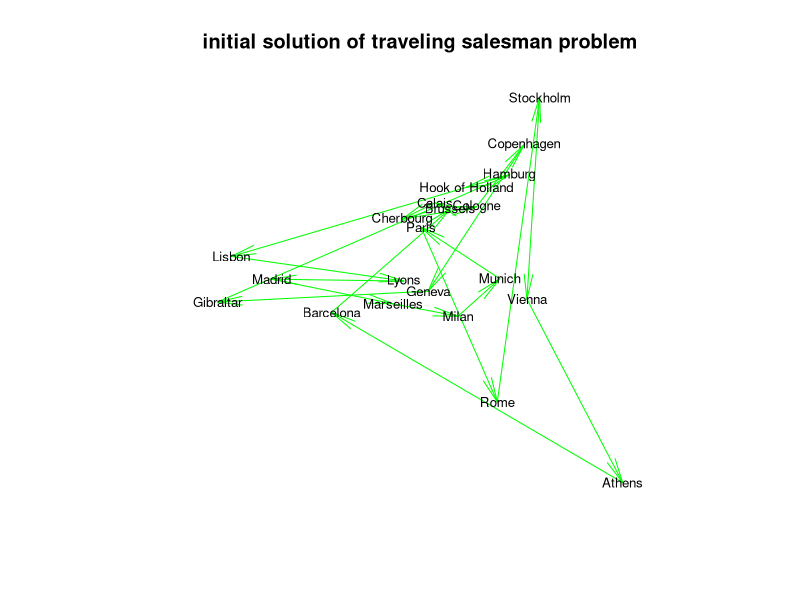
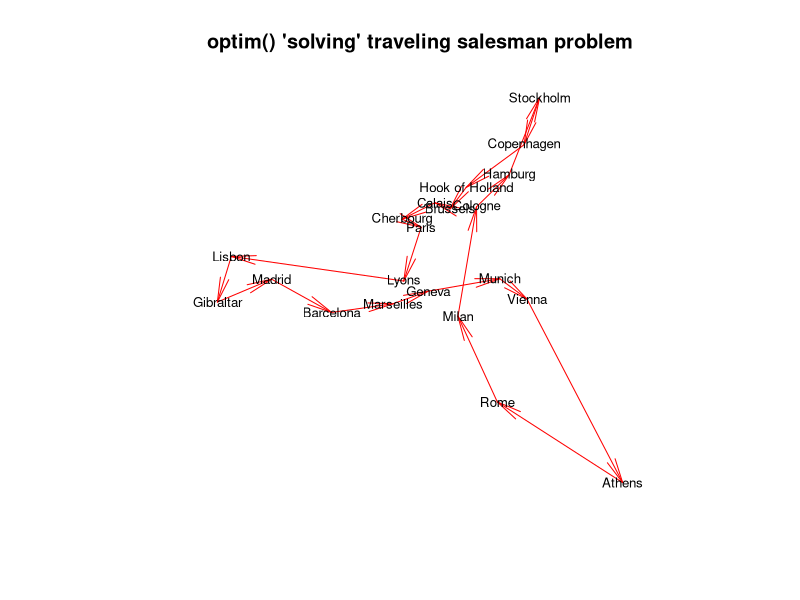

These charts were generated, in order, by the following R code:
#------------------------------------------------------------#
# Einführung in R
# Jan-Philipp Kolb
# 
# Frage zu Optimisierungsalgoritmus 
#
# 07.11.2014
#------------------------------------------------------------#

  # Die Hilfe bekommt man mit:
?optim


## Combinatorial optimization: Traveling salesman problem

eurodistmat <- as.matrix(eurodist)

distance <- function(sq) {  # Target function
  sq2 <- embed(sq, 2)
  sum(eurodistmat[cbind(sq2[,2], sq2[,1])])
}

genseq <- function(sq) {  # Generate new candidate sequence
  idx <- seq(2, NROW(eurodistmat)-1)
  changepoints <- sample(idx, size = 2, replace = FALSE)
  tmp <- sq[changepoints[1]]
  sq[changepoints[1]] <- sq[changepoints[2]]
  sq[changepoints[2]] <- tmp
  sq
}

sq <- c(1:nrow(eurodistmat), 1)  # Initial sequence: alphabetic
distance(sq)
# rotate for conventional orientation
loc <- -cmdscale(eurodist, add = TRUE)$points
x <- loc[,1]; y <- loc[,2]
s <- seq_len(nrow(eurodistmat))
tspinit <- loc[sq,]

plot(x, y, type = "n", asp = 1, xlab = "", ylab = "",
     main = "initial solution of traveling salesman problem", axes = FALSE)
arrows(tspinit[s,1], tspinit[s,2], tspinit[s+1,1], tspinit[s+1,2],
       angle = 10, col = "green")
text(x, y, labels(eurodist), cex = 0.8)

set.seed(123) # chosen to get a good soln relatively quickly
res <- optim(sq, distance, genseq, method = "SANN",
             control = list(maxit = 30000, temp = 2000, trace = TRUE,
                            REPORT = 500))
res  # Near optimum distance around 12842

tspres <- loc[res$par,]
plot(x, y, type = "n", asp = 1, xlab = "", ylab = "",
     main = "optim() 'solving' traveling salesman problem", axes = FALSE)
arrows(tspres[s,1], tspres[s,2], tspres[s+1,1], tspres[s+1,2],
       angle = 10, col = "red")
text(x, y, labels(eurodist), cex = 0.8)

